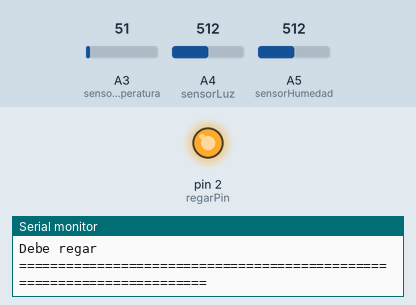
A sketch run on a simulated Arduino Uno, built with avr-gcc and run on an emulated ATmega328P. Shown: output pins drawn as LEDs (lit = HIGH), the last lines printed to the serial monitor. The inputs (shaded band) are chosen by the test bench; at power-on: A3 (sensorTemperatura) = 51, A4 (sensorLuz) = 512, A5 (sensorHumedad) = 512.

Above: at 4.8 s.
4.9 s: A3 (sensorTemperatura) set to 65
At 11.2 s:
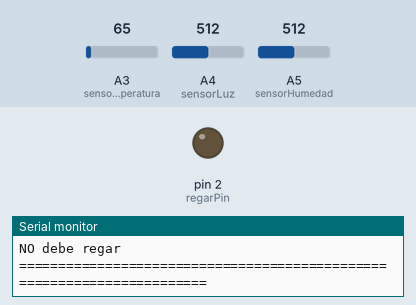
13.9 s: A3 (sensorTemperatura) set to 61
At 17.7 s:
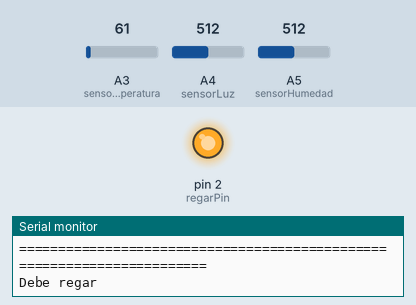
18.9 s: A3 (sensorTemperatura) set to 71
At 25.1 s:
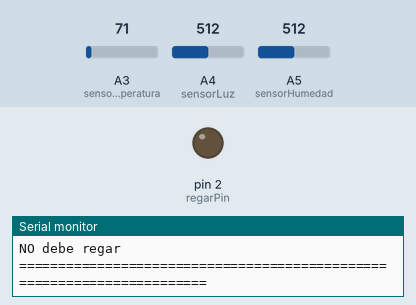
Timing chart, 0 to 26.6 s (numbered marks = the images above; inputs shaded):
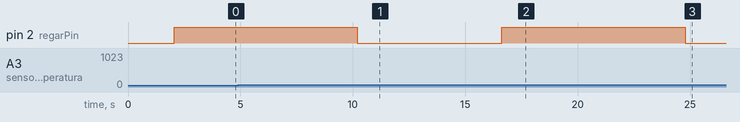

The sketch:

humedadYLuz.ino
```cpp
int luzValue = 0;
int tempValue = 0;
int humeValue = 0;
float temperatura;
int luz;
int humedad;
int regarPin = 2;
int sensorHumedad = A5;
int sensorLuz = A4;
int sensorTemperatura = A3;
void setup() {
 pinMode(regarPin, OUTPUT);
 Serial.begin(9600);
}
void loop() {
 luzValue = analogRead(sensorLuz);
 tempValue = analogRead(sensorTemperatura);
 humeValue = analogRead(sensorHumedad);
 delay(2000);
 // ----------------------------------------------------
 // Imprimir valores
 // ----------------------------------------------------
 temperatura = (5.0 * tempValue * 100.0) / 1024;
 Serial.print("Temperatura:");
 Serial.print(temperatura);
 Serial.println(" C");
 luz = (100.0 * luzValue) / 1024;
 Serial.print("Luz:");
 Serial.print(luz);
 Serial.println("%");
 humedad = (100.0 * humeValue) / 1024;
 Serial.print("Humedad:");
 Serial.println(humedad);

Serial.println("=======================================================================");

 // ----------------------------------------------------
 // Chequeo si debo regar
 // ----------------------------------------------------
 if( humedad <= 50 && luz < 70 && temperatura < 30) {
 digitalWrite(regarPin, HIGH);
 Serial.println("Debe regar");
 delay(2000);
 }
 else{
 digitalWrite(regarPin, LOW);
 Serial.println("NO debe regar");
 }

Serial.println("=======================================================================");
}
```

Measured:
- the behaviour switches between 61 and 62 on A3 (sensorTemperatura) (found by bisection; images 0 and 1)
- after the input at 4.9 s, pin 2 (regarPin): HIGH → LOW after 5.3 s
- after the input at 13.9 s, pin 2 (regarPin): LOW → HIGH after 2.7 s
- after the input at 18.9 s, pin 2 (regarPin): HIGH → LOW after 5.9 s
